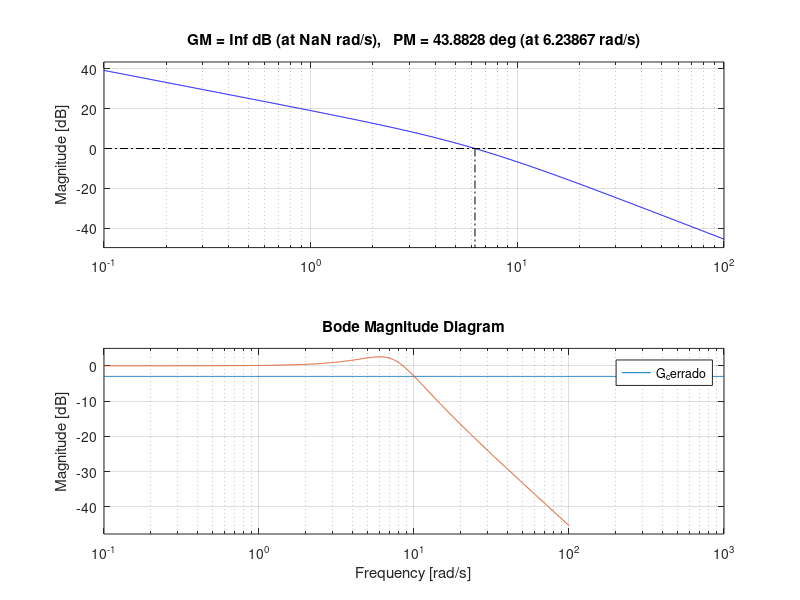

Reproduce this figure in MATLAB.
%% Apartado 1. Calculo de ganancia y fase
% funcion en lazo abierto
G = tf(54, [1 6 0]);
margin(G);
% [Mg, Mf, w1, w2] = margin(G);
% %Margenes de ganancia y fase
% Mg_Db = 20 * log10(Mg)
% Mf

%% Apartado 2. Calculo ancho de banda en lazo cerrado con el diagrama de Bode
w = logspace(-1, 3, 1000);
recta = -3 * ones(1, length(w));
semilogx(w, recta)
hold
G_cerrado = feedback(G, 1, -1);
bodemag(G_cerrado)
